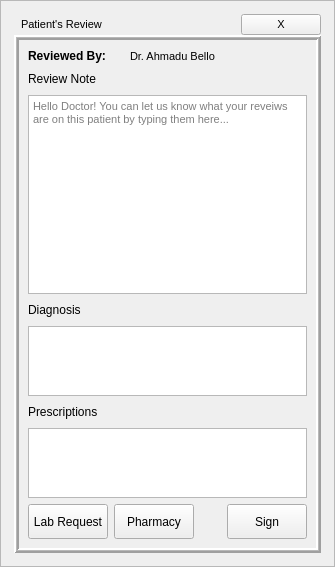
<?xml version="1.0" encoding="UTF-8"?>
<ui version="4.0">
 <class>Review</class>
 <widget class="QWidget" name="Review">
  <property name="geometry">
   <rect>
    <x>0</x>
    <y>0</y>
    <width>335</width>
    <height>567</height>
   </rect>
  </property>
  <property name="windowTitle">
   <string>Form</string>
  </property>
  <layout class="QVBoxLayout" name="verticalLayout_3">
   <property name="spacing">
    <number>0</number>
   </property>
   <property name="leftMargin">
    <number>0</number>
   </property>
   <property name="topMargin">
    <number>0</number>
   </property>
   <property name="rightMargin">
    <number>0</number>
   </property>
   <property name="bottomMargin">
    <number>0</number>
   </property>
   <item>
    <widget class="QFrame" name="bgflayer">
     <property name="autoFillBackground">
      <bool>true</bool>
     </property>
     <property name="frameShape">
      <enum>QFrame::StyledPanel</enum>
     </property>
     <property name="frameShadow">
      <enum>QFrame::Raised</enum>
     </property>
     <layout class="QGridLayout" name="gridLayout_3">
      <property name="leftMargin">
       <number>13</number>
      </property>
      <property name="topMargin">
       <number>13</number>
      </property>
      <property name="rightMargin">
       <number>13</number>
      </property>
      <property name="bottomMargin">
       <number>13</number>
      </property>
      <property name="horizontalSpacing">
       <number>9</number>
      </property>
      <property name="verticalSpacing">
       <number>0</number>
      </property>
      <item row="1" column="0">
       <widget class="QFrame" name="bgfFrame">
        <property name="autoFillBackground">
         <bool>true</bool>
        </property>
        <property name="frameShape">
         <enum>QFrame::Box</enum>
        </property>
        <property name="frameShadow">
         <enum>QFrame::Raised</enum>
        </property>
        <property name="lineWidth">
         <number>2</number>
        </property>
        <property name="midLineWidth">
         <number>1</number>
        </property>
        <layout class="QVBoxLayout" name="verticalLayout_2">
         <item>
          <layout class="QHBoxLayout" name="horizontalLayout">
           <property name="spacing">
            <number>20</number>
           </property>
           <item>
            <widget class="QLabel" name="label_4">
             <property name="sizePolicy">
              <sizepolicy hsizetype="Fixed" vsizetype="Preferred">
               <horstretch>0</horstretch>
               <verstretch>0</verstretch>
              </sizepolicy>
             </property>
             <property name="font">
              <font>
               <family>Tahoma</family>
               <pointsize>9</pointsize>
               <weight>75</weight>
               <bold>true</bold>
              </font>
             </property>
             <property name="text">
              <string>Reviewed By: </string>
             </property>
             <property name="margin">
              <number>0</number>
             </property>
            </widget>
           </item>
           <item>
            <widget class="QLabel" name="doctor">
             <property name="font">
              <font>
               <family>Tahoma</family>
               <pointsize>8</pointsize>
              </font>
             </property>
             <property name="text">
              <string>Dr. Ahmadu Bello</string>
             </property>
             <property name="margin">
              <number>7</number>
             </property>
            </widget>
           </item>
          </layout>
         </item>
         <item>
          <widget class="QLabel" name="label_2">
           <property name="minimumSize">
            <size>
             <width>0</width>
             <height>20</height>
            </size>
           </property>
           <property name="text">
            <string>Review Note</string>
           </property>
          </widget>
         </item>
         <item>
          <widget class="QTextEdit" name="reviewNote">
           <property name="sizePolicy">
            <sizepolicy hsizetype="Expanding" vsizetype="Expanding">
             <horstretch>0</horstretch>
             <verstretch>3</verstretch>
            </sizepolicy>
           </property>
           <property name="font">
            <font>
             <family>Tahoma</family>
             <pointsize>8</pointsize>
            </font>
           </property>
           <property name="toolTip">
            <string>&lt;html&gt;&lt;head/&gt;&lt;body&gt;&lt;p&gt;Please insert your review here&lt;/p&gt;&lt;/body&gt;&lt;/html&gt;</string>
           </property>
           <property name="autoFormatting">
            <set>QTextEdit::AutoAll</set>
           </property>
           <property name="documentTitle">
            <string extracomment="Review Note"/>
           </property>
           <property name="lineWrapColumnOrWidth">
            <number>0</number>
           </property>
           <property name="html">
            <string>&lt;!DOCTYPE HTML PUBLIC &quot;-//W3C//DTD HTML 4.0//EN&quot; &quot;http://www.w3.org/TR/REC-html40/strict.dtd&quot;&gt;
&lt;html&gt;&lt;head&gt;&lt;meta name=&quot;qrichtext&quot; content=&quot;1&quot; /&gt;&lt;style type=&quot;text/css&quot;&gt;
p, li { white-space: pre-wrap; }
&lt;/style&gt;&lt;/head&gt;&lt;body style=&quot; font-family:'Tahoma','Tahoma'; font-size:8pt; font-weight:400; font-style:normal;&quot;&gt;
&lt;p align=&quot;justify&quot; style=&quot;-qt-paragraph-type:empty; margin-top:0px; margin-bottom:0px; margin-left:0px; margin-right:0px; -qt-block-indent:0; text-indent:0px; font-family:'Tahoma'; font-size:7pt;&quot;&gt;&lt;br /&gt;&lt;/p&gt;&lt;/body&gt;&lt;/html&gt;</string>
           </property>
           <property name="placeholderText">
            <string>Hello Doctor! You can let us know what your reveiws are on this patient by typing them here...</string>
           </property>
          </widget>
         </item>
         <item>
          <widget class="QLabel" name="label">
           <property name="sizePolicy">
            <sizepolicy hsizetype="Preferred" vsizetype="Preferred">
             <horstretch>0</horstretch>
             <verstretch>0</verstretch>
            </sizepolicy>
           </property>
           <property name="minimumSize">
            <size>
             <width>0</width>
             <height>20</height>
            </size>
           </property>
           <property name="text">
            <string>Diagnosis</string>
           </property>
          </widget>
         </item>
         <item>
          <widget class="QTextEdit" name="dlist">
           <property name="sizePolicy">
            <sizepolicy hsizetype="Expanding" vsizetype="Fixed">
             <horstretch>0</horstretch>
             <verstretch>1</verstretch>
            </sizepolicy>
           </property>
           <property name="minimumSize">
            <size>
             <width>0</width>
             <height>70</height>
            </size>
           </property>
           <property name="toolTip">
            <string>&lt;html&gt;&lt;head/&gt;&lt;body&gt;&lt;p&gt;Input your diagnosis here&lt;/p&gt;&lt;/body&gt;&lt;/html&gt;</string>
           </property>
          </widget>
         </item>
         <item>
          <widget class="QLabel" name="label_3">
           <property name="minimumSize">
            <size>
             <width>0</width>
             <height>20</height>
            </size>
           </property>
           <property name="text">
            <string>Prescriptions</string>
           </property>
          </widget>
         </item>
         <item>
          <widget class="QTextBrowser" name="plist">
           <property name="sizePolicy">
            <sizepolicy hsizetype="Expanding" vsizetype="Expanding">
             <horstretch>0</horstretch>
             <verstretch>1</verstretch>
            </sizepolicy>
           </property>
           <property name="toolTip">
            <string>&lt;html&gt;&lt;head/&gt;&lt;body&gt;&lt;p&gt;Your prescriptions would appear here&lt;/p&gt;&lt;/body&gt;&lt;/html&gt;</string>
           </property>
          </widget>
         </item>
         <item>
          <layout class="QVBoxLayout" name="verticalLayout">
           <item>
            <layout class="QHBoxLayout" name="horizontalLayout_3">
             <item>
              <widget class="QPushButton" name="labBtn">
               <property name="sizePolicy">
                <sizepolicy hsizetype="Minimum" vsizetype="Preferred">
                 <horstretch>0</horstretch>
                 <verstretch>0</verstretch>
                </sizepolicy>
               </property>
               <property name="toolTip">
                <string>&lt;html&gt;&lt;head/&gt;&lt;body&gt;&lt;p&gt;Click to create lab request&lt;/p&gt;&lt;/body&gt;&lt;/html&gt;</string>
               </property>
               <property name="text">
                <string>Lab Request</string>
               </property>
              </widget>
             </item>
             <item>
              <widget class="QPushButton" name="pharmBtn">
               <property name="sizePolicy">
                <sizepolicy hsizetype="Minimum" vsizetype="Preferred">
                 <horstretch>0</horstretch>
                 <verstretch>0</verstretch>
                </sizepolicy>
               </property>
               <property name="toolTip">
                <string>&lt;html&gt;&lt;head/&gt;&lt;body&gt;&lt;p&gt;Click to make prescriptions&lt;/p&gt;&lt;/body&gt;&lt;/html&gt;</string>
               </property>
               <property name="text">
                <string>Pharmacy</string>
               </property>
              </widget>
             </item>
             <item>
              <spacer name="horizontalSpacer">
               <property name="orientation">
                <enum>Qt::Horizontal</enum>
               </property>
               <property name="sizeHint" stdset="0">
                <size>
                 <width>40</width>
                 <height>20</height>
                </size>
               </property>
              </spacer>
             </item>
             <item>
              <widget class="QPushButton" name="saveBtn">
               <property name="sizePolicy">
                <sizepolicy hsizetype="Preferred" vsizetype="Fixed">
                 <horstretch>0</horstretch>
                 <verstretch>0</verstretch>
                </sizepolicy>
               </property>
               <property name="minimumSize">
                <size>
                 <width>0</width>
                 <height>35</height>
                </size>
               </property>
               <property name="toolTip">
                <string>&lt;html&gt;&lt;head/&gt;&lt;body&gt;&lt;p&gt;Click to sign and commit reveiw&lt;/p&gt;&lt;/body&gt;&lt;/html&gt;</string>
               </property>
               <property name="text">
                <string>Sign</string>
               </property>
              </widget>
             </item>
            </layout>
           </item>
          </layout>
         </item>
        </layout>
       </widget>
      </item>
      <item row="0" column="0">
       <layout class="QGridLayout" name="gridLayout_13">
        <item row="0" column="0">
         <widget class="QLabel" name="logo">
          <property name="sizePolicy">
           <sizepolicy hsizetype="Fixed" vsizetype="Preferred">
            <horstretch>0</horstretch>
            <verstretch>0</verstretch>
           </sizepolicy>
          </property>
          <property name="text">
           <string/>
          </property>
          <property name="pixmap">
           <pixmap>Sefa logo2.png</pixmap>
          </property>
          <property name="scaledContents">
           <bool>true</bool>
          </property>
         </widget>
        </item>
        <item row="0" column="2">
         <widget class="QPushButton" name="exitBtn">
          <property name="maximumSize">
           <size>
            <width>16777215</width>
            <height>16777215</height>
           </size>
          </property>
          <property name="font">
           <font>
            <family>Tahoma</family>
            <pointsize>8</pointsize>
           </font>
          </property>
          <property name="cursor">
           <cursorShape>PointingHandCursor</cursorShape>
          </property>
          <property name="mouseTracking">
           <bool>true</bool>
          </property>
          <property name="tabletTracking">
           <bool>true</bool>
          </property>
          <property name="toolTip">
           <string>&lt;html&gt;&lt;head/&gt;&lt;body&gt;&lt;p&gt;Click to exit app&lt;/p&gt;&lt;/body&gt;&lt;/html&gt;</string>
          </property>
          <property name="layoutDirection">
           <enum>Qt::LeftToRight</enum>
          </property>
          <property name="autoFillBackground">
           <bool>true</bool>
          </property>
          <property name="text">
           <string>X</string>
          </property>
          <property name="autoDefault">
           <bool>false</bool>
          </property>
          <property name="flat">
           <bool>false</bool>
          </property>
         </widget>
        </item>
        <item row="0" column="1">
         <widget class="QLabel" name="bgflbl">
          <property name="sizePolicy">
           <sizepolicy hsizetype="Expanding" vsizetype="Preferred">
            <horstretch>0</horstretch>
            <verstretch>0</verstretch>
           </sizepolicy>
          </property>
          <property name="font">
           <font>
            <family>Tahoma</family>
            <pointsize>8</pointsize>
           </font>
          </property>
          <property name="frameShape">
           <enum>QFrame::NoFrame</enum>
          </property>
          <property name="midLineWidth">
           <number>1</number>
          </property>
          <property name="text">
           <string>Patient's Review</string>
          </property>
          <property name="wordWrap">
           <bool>true</bool>
          </property>
          <property name="margin">
           <number>7</number>
          </property>
         </widget>
        </item>
       </layout>
      </item>
     </layout>
    </widget>
   </item>
  </layout>
 </widget>
 <resources/>
 <connections/>
</ui>
